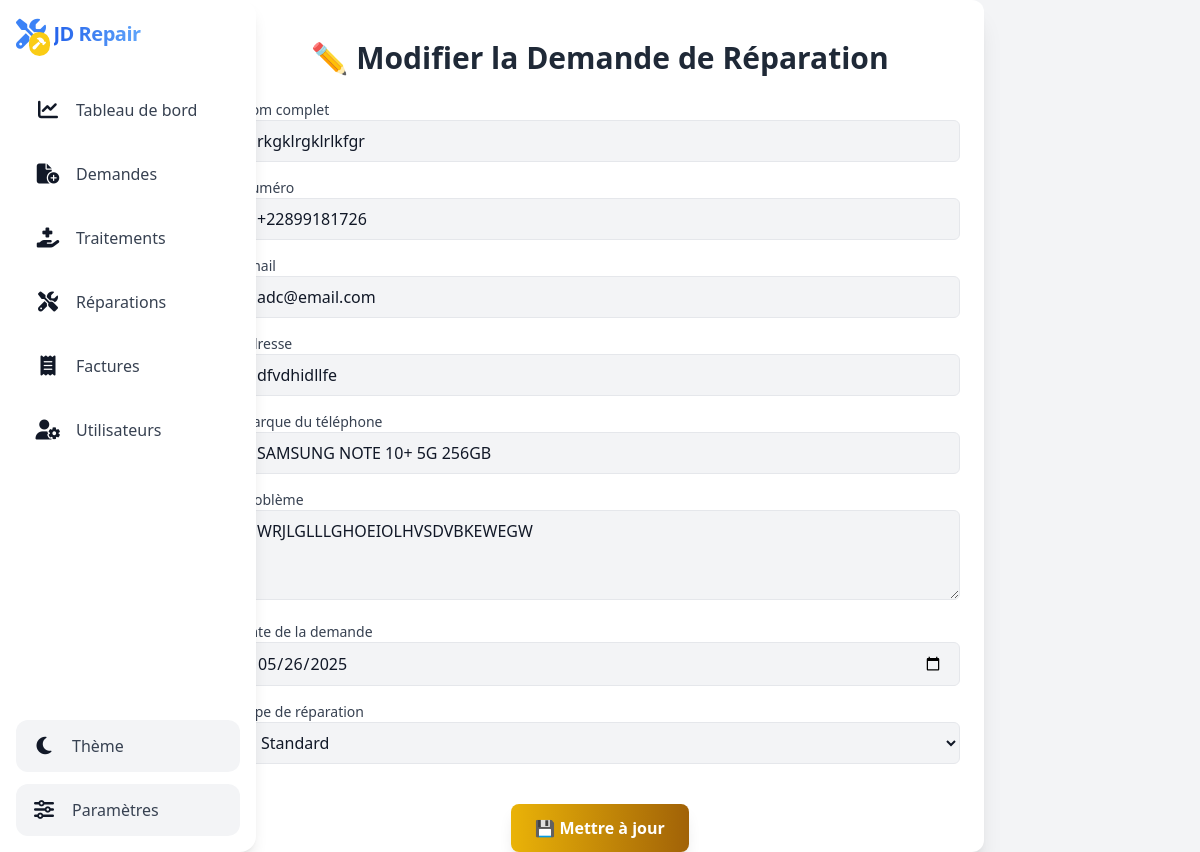
The app's page /admin/demande/update.php?id_demande=4, older data.
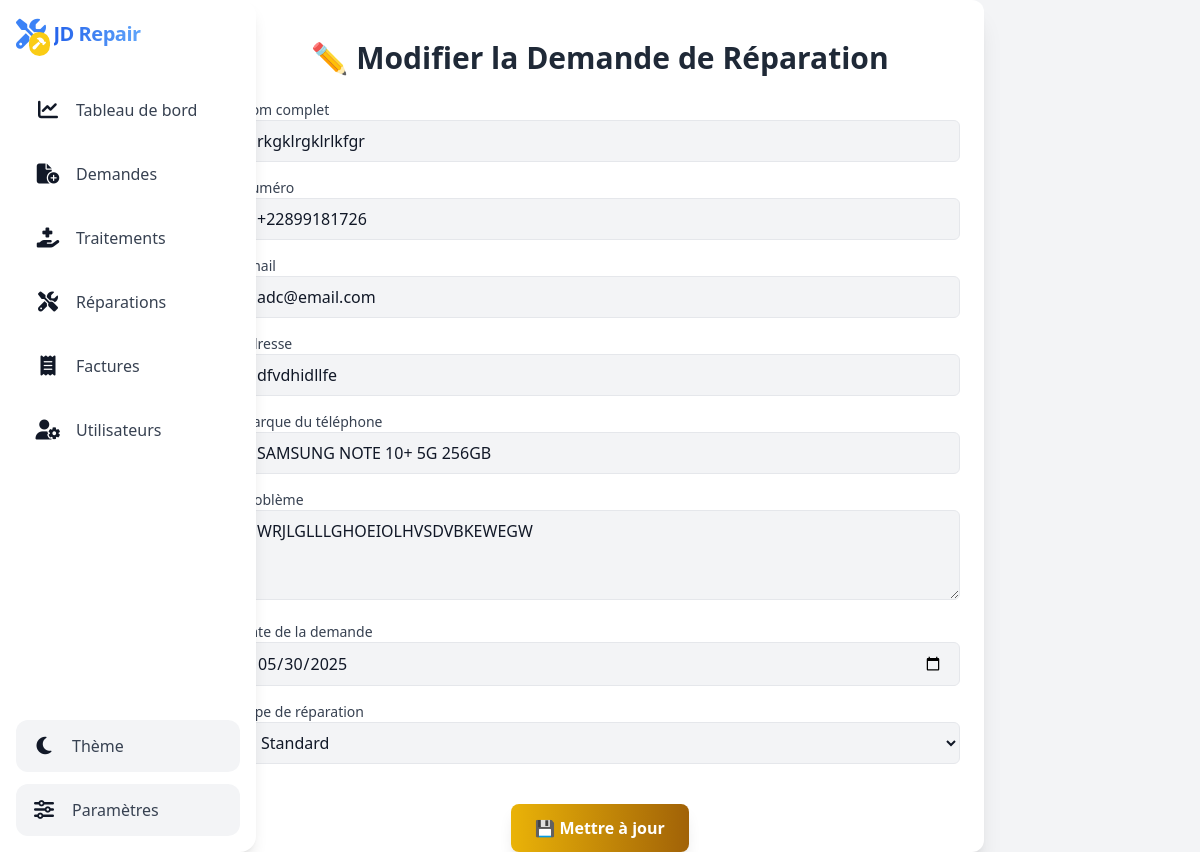
The same page, newer data.
### tables this page shows
CREATE TABLE `demande_reparation` (
  `id_demande` int(11) NOT NULL,
  `nom_complet` varchar(100) NOT NULL,
  `numero` varchar(20) NOT NULL,
  `email` varchar(100) DEFAULT NULL,
  `adresse` varchar(255) DEFAULT NULL,
  `marque_telephone` varchar(50) NOT NULL,
  `probleme` text NOT NULL,
  `date_demande` date NOT NULL,
  `type_reparation` enum('express','standard') DEFAULT 'standard'
);

### admin/demande/update.php (the view, shortened to what this page needs)
<?php
include $_SERVER['DOCUMENT_ROOT'].'/JD_REPAIR/config/db.php';
$id_demande = $_GET['id_demande'];
$stmt = $pdo->prepare("SELECT * FROM demande_reparation WHERE id_demande = ?");
$stmt->execute([$id_demande]);
$demande = $stmt->fetch();
include $_SERVER['DOCUMENT_ROOT'].'/JD_REPAIR/includes/header.php';
include $_SERVER['DOCUMENT_ROOT'].'/JD_REPAIR/includes/sidebar.php';
?>
<div class="container mx-auto py-10 px-6 max-w-3xl bg-white dark:bg-gray-900 rounded-xl shadow-xl transition-all duration-500">
    <h2 class="text-3xl font-bold text-gray-800 dark:text-white mb-6 text-center animate__animated animate__fadeInDown">
        ✏️ Modifier la Demande de Réparation
    </h2>
    <form method="POST" class="space-y-4 animated-form">
        <div>
            <label for="nom_complet" class="block text-sm font-medium text-gray-700 dark:text-gray-300">Nom complet</label>
            <input type="text" name="nom_complet" value="<?= htmlspecialchars($demande['nom_complet']) ?>" required class="w-full px-4 py-2 border rounded-md bg-gray-100 dark:bg-gray-800 dark:text-white focus:outline-none focus:ring-2 focus:ring-blue-500">
        </div>
        <div>
            <label for="numero" class="block text-sm font-medium text-gray-700 dark:text-gray-300">Numéro</label>
            <input type="text" name="numero" value="<?= htmlspecialchars($demande['numero']) ?>" required class="w-full px-4 py-2 border rounded-md bg-gray-100 dark:bg-gray-800 dark:text-white focus:outline-none focus:ring-2 focus:ring-blue-500">
        </div>
        <div>
            <label for="email" class="block text-sm font-medium text-gray-700 dark:text-gray-300">Email</label>
            <input type="email" name="email" value="<?= htmlspecialchars($demande['email']) ?>" class="w-full px-4 py-2 border rounded-md bg-gray-100 dark:bg-gray-800 dark:text-white focus:outline-none focus:ring-2 focus:ring-blue-500">
        </div>
        <div>
            <label for="adresse" class="block text-sm font-medium text-gray-700 dark:text-gray-300">Adresse</label>
            <input type="text" name="adresse" value="<?= htmlspecialchars($demande['adresse']) ?>" class="w-full px-4 py-2 border rounded-md bg-gray-100 dark:bg-gray-800 dark:text-white focus:outline-none focus:ring-2 focus:ring-blue-500">
        </div>
        <div>
            <label for="marque_telephone" class="block text-sm font-medium text-gray-700 dark:text-gray-300">Marque du téléphone</label>
            <input type="text" name="marque_telephone" value="<?= htmlspecialchars($demande['marque_telephone']) ?>" required class="w-full px-4 py-2 border rounded-md bg-gray-100 dark:bg-gray-800 dark:text-white focus:outline-none focus:ring-2 focus:ring-blue-500">
        </div>
        <div>
            <label for="probleme" class="block text-sm font-medium text-gray-700 dark:text-gray-300">Problème</label>
            <textarea name="probleme" required rows="3" class="w-full px-4 py-2 border rounded-md bg-gray-100 dark:bg-gray-800 dark:text-white focus:outline-none focus:ring-2 focus:ring-blue-500"><?= htmlspecialchars($demande['probleme']) ?></textarea>
        </div>
        <div>
            <label for="date_demande" class="block text-sm font-medium text-gray-700 dark:text-gray-300">Date de la demande</label>
            <input type="date" name="date_demande" value="<?= htmlspecialchars($demande['date_demande']) ?>" required class="w-full px-4 py-2 border rounded-md bg-gray-100 dark:bg-gray-800 dark:text-white focus:outline-none focus:ring-2 focus:ring-blue-500">
        </div>
        <div>
            <label for="type_reparation" class="block text-sm font-medium text-gray-700 dark:text-gray-300">Type de réparation</label>
            <select name="type_reparation" required class="w-full px-4 py-2 border rounded-md bg-gray-100 dark:bg-gray-800 dark:text-white focus:outline-none focus:ring-2 focus:ring-blue-500">
                <option value="standard" <?= $demande['type_reparation'] === 'standard' ? 'selected' : '' ?>>Standard</option>
            </select>
        </div>
        <div class="text-center pt-6">
            <button type="submit" class="px-6 py-3 bg-gradient-to-r from-yellow-500 to-yellow-700 hover:from-yellow-600 hover:to-yellow-800 text-white font-bold rounded-lg shadow-lg transform hover:scale-105 transition duration-300 ease-in-out">
                💾 Mettre à jour
            </button>
        </div>
    </form>
</div>

Row changes from the older to the newer data that the page shows:
changed demande_reparation "rkgklrgklrlkfgr": date_demande "05/26/2025" → "05/30/2025"
